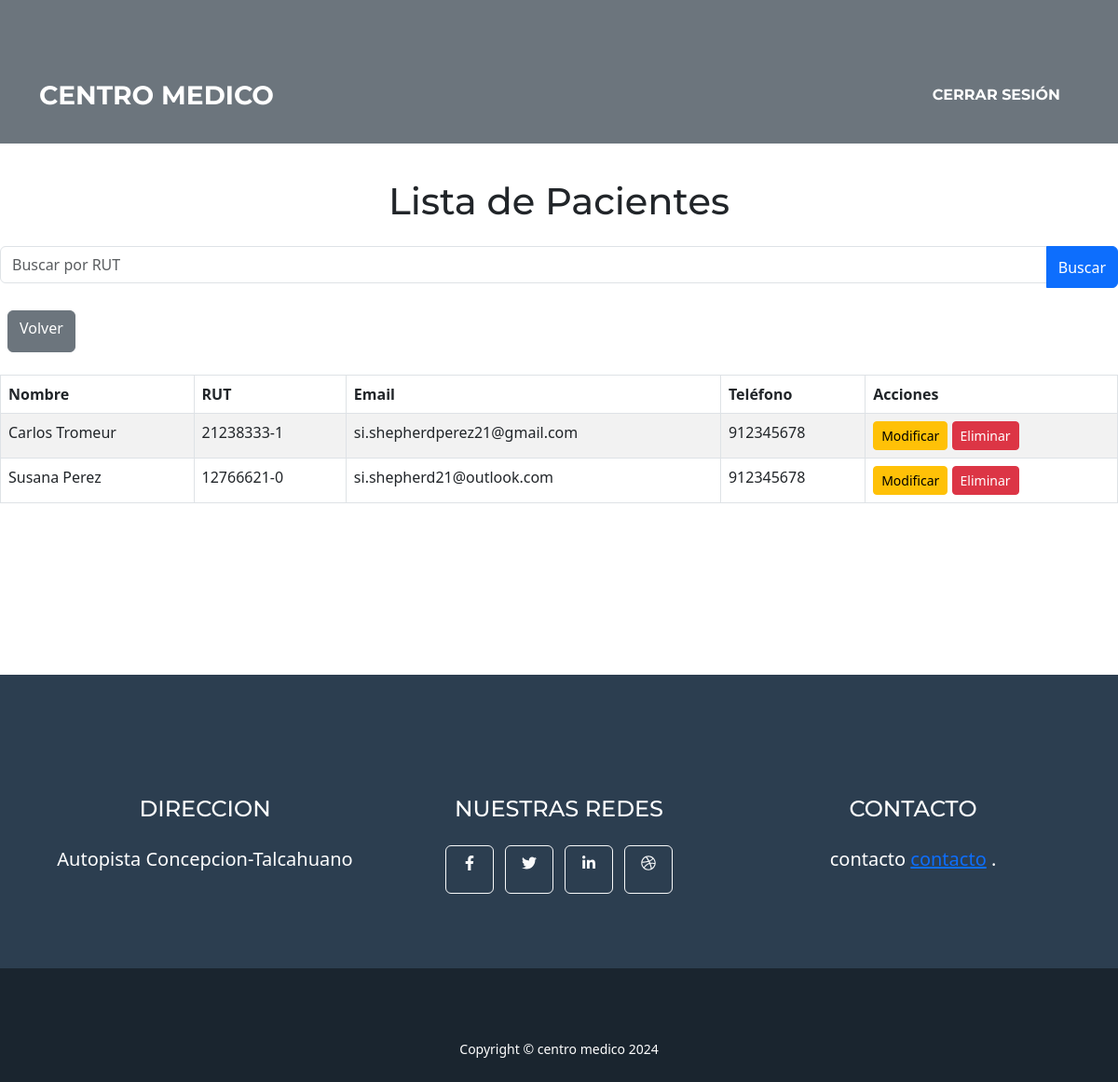
/recepcionista/pacientes/ (signed in), run on the app's committed database.
### ficha_medica/models.py (models this page shows, shortened)
class Paciente(models.Model):
    rut = models.CharField(max_length=12, unique=True)  # Ejemplo: 12345678-9
    nombre = models.CharField(max_length=100)
    fecha_nacimiento = models.DateField(blank=True, null=True)  # Campo adicional
    direccion = models.TextField(blank=True, null=True)
    telefono = models.CharField(
        max_length=15,
        blank=True,
        null=True,
        validators=[
            RegexValidator(
                regex=r'^\d+$',
                message="El teléfono solo debe contener números.",
                code='invalid_telefono'
            )
        ]
    )
    email = models.EmailField(blank=True, null=True)
    class Meta:
        verbose_name = "Paciente"
        verbose_name_plural = "Pacientes"

### ficha_medica/utils.py (the view)
        def _wrapped_view(request, *args, **kwargs):
            if not request.user.groups.filter(name=role_name).exists():
                return HttpResponseForbidden(f"No tienes acceso al rol requerido: {role_name}.")
            return view_func(request, *args, **kwargs)

### ficha_medica/utils.py (called while the page is built)
def role_required(role_name):
    def decorator(view_func):
        def _wrapped_view(request, *args, **kwargs):
            if not request.user.groups.filter(name=role_name).exists():
                return HttpResponseForbidden(f"No tienes acceso al rol requerido: {role_name}.")
            return view_func(request, *args, **kwargs)
        return _wrapped_view
    return decorator

### ficha_medica/views.py (called while the page is built)
@login_required
@role_required('Recepcionista')
def listar_pacientes(request):
    rut_query = request.GET.get('rut', '')
    pacientes = Paciente.objects.filter(rut__icontains=rut_query).order_by('nombre') if rut_query else Paciente.objects.all().order_by('nombre')
    paginator = Paginator(pacientes, 5)
    page_number = request.GET.get("page")
    page_obj = paginator.get_page(page_number)
    return render(request, 'pacientes/listar_pacientes.html', {'pacientes': page_obj, 'rut_query': rut_query})

### ficha_medica/templates/pacientes/listar_pacientes.html (shortened to what this page needs)
{% extends "core/base.html" %}
{% block content %}
<br><br>
<h1 class="text-center">Lista de Pacientes</h1>
<form method="get" class="my-4">
    <div class="input-group">
        <input
            type="text"
            name="rut"
            class="form-control"
            placeholder="Buscar por RUT"
            value="{{ rut_query }}">
        <button type="submit" class="btn btn-primary">Buscar</button>
    </div>
</form>
<table class="table table-bordered table-striped mt-4">
    <thead>
        <tr>
            <th>Nombre</th>
            <th>RUT</th>
            <th>Email</th>
            <th>Teléfono</th>
            <th>Acciones</th>
        </tr>
    </thead>
    <tbody>
        {% for paciente in pacientes %}
            <tr>
                <td>{{ paciente.nombre }}</td>
                <td>{{ paciente.rut }}</td>
                <td>{{ paciente.email }}</td>
                <td>{{ paciente.telefono }}</td>
                <td>
                    <a href="{% url 'modificar_paciente' paciente.id %}" class="btn btn-warning btn-sm">Modificar</a>
                    <button class="btn btn-danger btn-sm" data-bs-toggle="modal" data-bs-target="#modalEliminarPaciente" data-id="{{ paciente.id }}" data-nombre="{{ paciente.nombre }}" data-rut="{{ paciente.rut }}">
                        Eliminar
                    </button>
                </td>
            </tr>
        {% empty %}
            <tr>
                <td colspan="5" class="text-center">No se encontraron pacientes.</td>
            </tr>
        {% endfor %}
        <a href="{% url 'recepcionista_dashboard' %}" class="btn btn-secondary mx-2">Volver</a>
    </tbody>
</table>
{% endblock %}

### data on the page
Paciente: nombre "Carlos Tromeur", rut "21238333-1", email "si.shepherdperez21@gmail.com", telefono "912345678"
Paciente: nombre "Susana Perez", rut "12766621-0", email "si.shepherd21@outlook.com", telefono "912345678"
